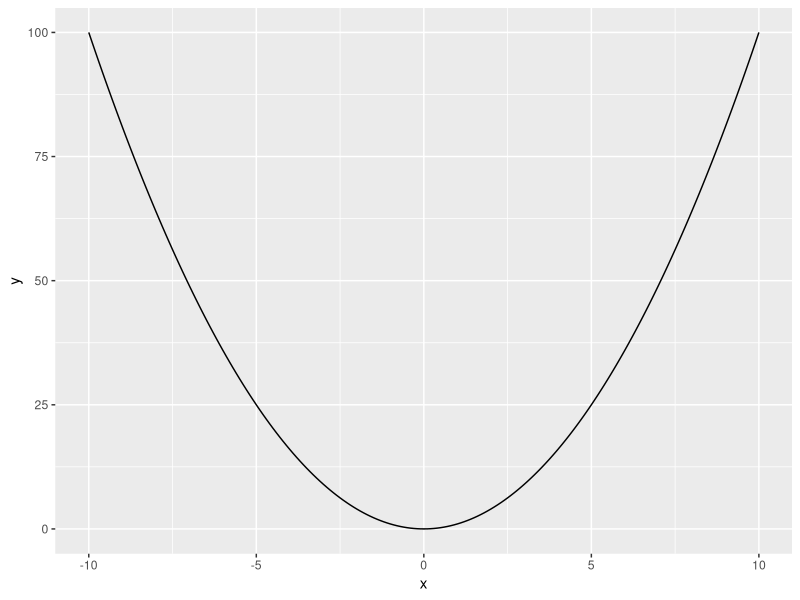
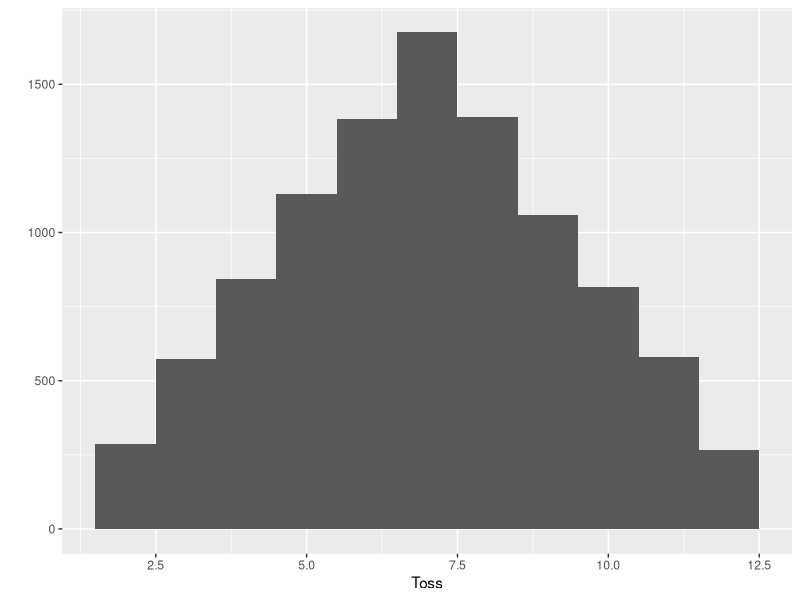

Reproduce these figures in R, in order.
# 
# Learning R
#

# Clear R's brain...
rm( list = ls() )

library(dplyr)
library(ggplot2)


x <- seq( from=-10, to=10, by=0.1 )

y <- x*x

z =  y * y

qplot( x, y, geom="line")



die = 1:6


generate = function()
{
   s = sample( die, size=2, replace=TRUE )
   
   return(sum(s))
}

Toss = replicate( 10000, generate() )


qplot( Toss, binwidth=1 )

